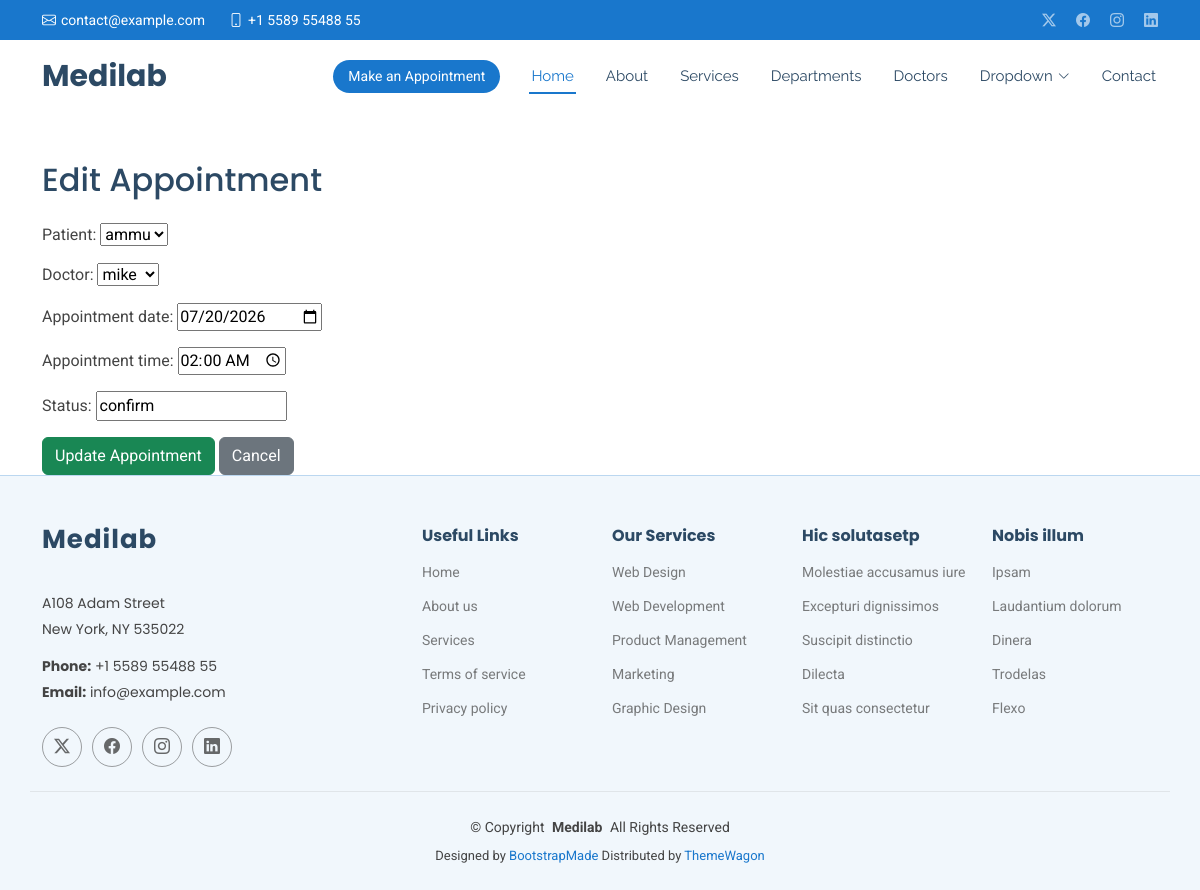
Page /edit_appointment/1/ on the committed database.
### projectapp/models.py (models this page shows, shortened)
class Appointment(models.Model):
    patient = models.ForeignKey(Patient, on_delete=models.CASCADE)
    doctor = models.ForeignKey(Doctor, on_delete=models.CASCADE)
    appointment_date = models.DateField()
    appointment_time = models.TimeField()
    status = models.CharField(max_length=20)

### projectapp/views.py (the view)
# urls.py: path('edit_appointment/<int:id>/', views.edit_appointment, name='edit_appointment'),
def edit_appointment(request, id):
    appointment = Appointment.objects.get(id=id)
    form = AppointmentForm(instance=appointment)
    if request.method == "POST":
        form = AppointmentForm(request.POST, instance=appointment)
        if form.is_valid():
            form.save()
            messages.success(request, "Appointment Updated Successfully")
            return redirect('view_appointment')
    return render(request, 'edit_appointment.html', {'form': form})

### projectapp/forms.py
class AppointmentForm(forms.ModelForm):
    class Meta:
        model = Appointment
        fields = '__all__'
        widgets = {
            'appointment_date': forms.DateInput(attrs={'type': 'date'}),
            'appointment_time': forms.TimeInput(attrs={'type': 'time'}),
        }

### projectapp/models.py (called while the page is built)
    def __str__(self):
        return self.patient_name

    def __str__(self):
        return self.doctor_name

### templates/edit_appointment.html (shortened to what this page needs)
{% extends 'base.html' %}
{% block content %}
<div class="container mt-5">
    <h2 class="mb-4">Edit Appointment</h2>
    <form method="POST">
        {{ form.as_p }}
        <button type="submit" class="btn btn-success">
            Update Appointment
        </button>
        <a href="{% url 'view_appointment' %}" class="btn btn-secondary">
            Cancel
        </a>
    </form>
</div>
{% endblock %}

### static/assets/css/main.css (style rules this page uses)
:root { --default-font: "Roboto", system-ui, -apple-system, "Segoe UI", Roboto, "Helvetica Neue", Arial, "Noto Sans", "Liberation Sans", sans-serif, "Apple Color Emoji", "Segoe UI Emoji", "Segoe UI Symbol", "Noto Color Emoji"; --heading-font: "Poppins", sans-serif; --nav-font: "Raleway", sans-serif; }
:root { --background-color: #ffffff; --default-color: #444444; --heading-color: #2c4964; --accent-color: #1977cc; --surface-color: #ffffff; --contrast-color: #ffffff; }
:root { --nav-color: #2c4964; --nav-hover-color: #1977cc; --nav-mobile-background-color: #ffffff; --nav-dropdown-background-color: #ffffff; --nav-dropdown-color: #2c4964; --nav-dropdown-hover-color: #1977cc; }
:root { scroll-behavior: smooth; }
body { color: var(--default-color); background-color: var(--background-color); font-family: var(--default-font); }
a { color: var(--accent-color); text-decoration: none; transition: 0.3s; }
h1, h2, h3, h4, h5, h6 { color: var(--heading-color); font-family: var(--heading-font); }

### rows in the picture
Appointment: patient "ammu", doctor "mike", appointment_date "07/20/2026", appointment_time "02:00:00", status "confirm"
